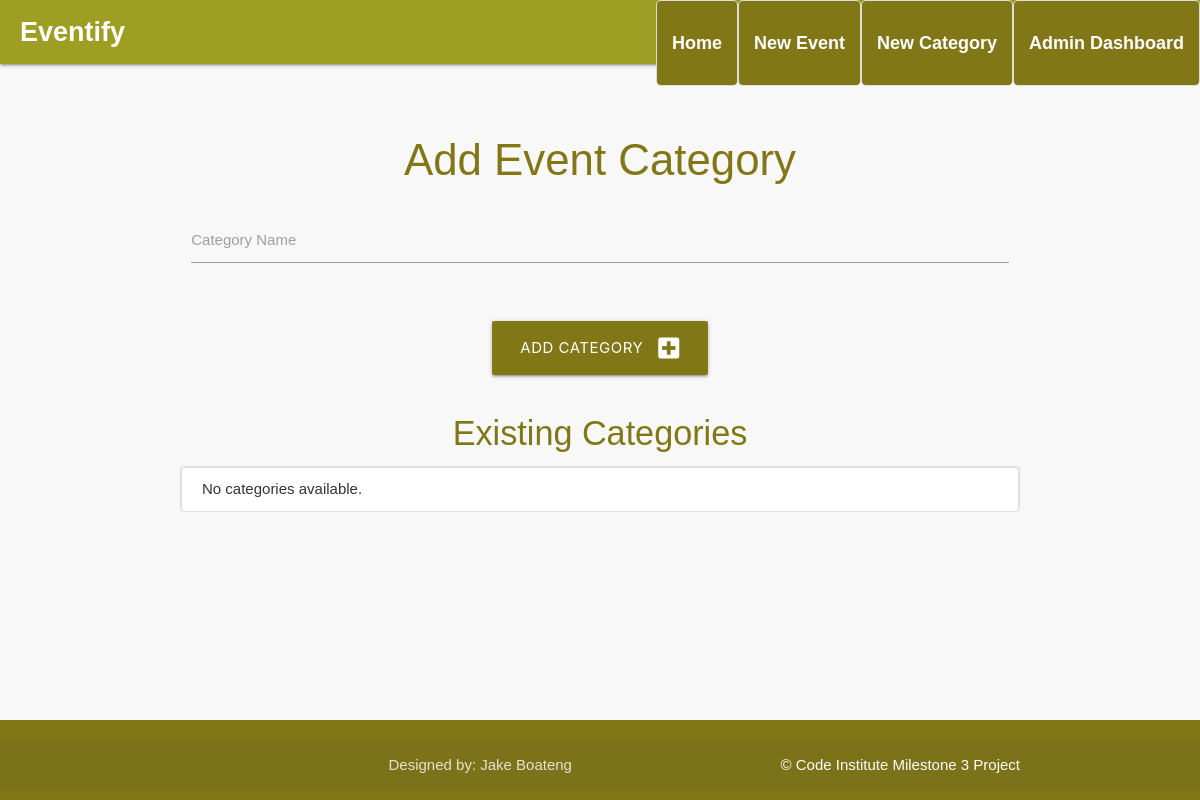
The app's page /add_category, older data.
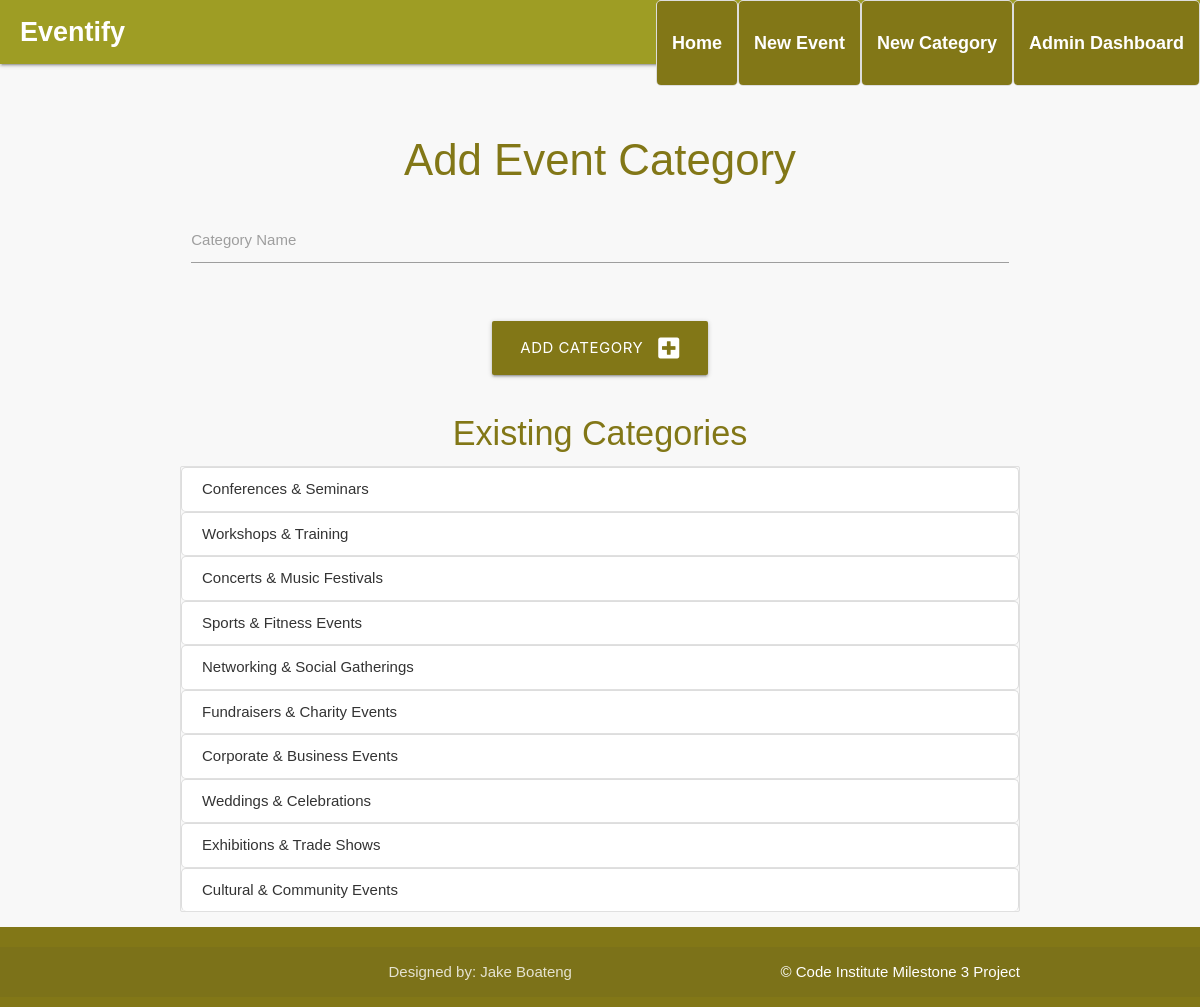
The same page, newer data.
### eventify/models.py (models this page shows)
class Category(db.Model):
    id = db.Column(db.Integer, primary_key=True)
    name = db.Column(db.String(50), unique=True, nullable=False)
    events = db.relationship('Event', backref='category', lazy=True)

### eventify/routes.py (the view, shortened to what this page needs)
@app.route("/add_category", methods=["GET", "POST"])
def add_category():
    categories = Category.query.all()  # Fetch all categories to display
    return render_template("add_category.html", categories=categories)

### eventify/__init__.py (called while the page is built)
@app.context_processor
def inject_user():
    return dict(user=current_user)

### eventify/templates/add_category.html (shortened to what this page needs)
{% extends "base.html" %}
{% block content %}
    <h3 class="center-align lime-text text-darken-4">Add Event Category</h3>
    <form method="POST" action="{{ url_for('add_category') }}" class="row">
        <div class="input-field col s12">
            <input type="text" name="name" id="name" required>
            <label for="name">Category Name</label>
        </div>
        <div class="row">
            <div class="col s12 center-align">
                <button type="submit" class="btn-large lime darken-4">
                    Add Category <i class="fas fa-plus-square right"></i>
                </button>
            </div>
        </div>
    </form>
    <h4 class="center-align lime-text text-darken-4">Existing Categories</h4>
    <ul class="collection">
        {% for category in categories %}
            <li class="collection-item">
                {{ category.name }}
            </li>
        {% else %}
            <li class="collection-item">No categories available.</li>
        {% endfor %}
    </ul>
{% endblock %}

Row changes from the older to the newer data that the page shows:
added Category: name "Conferences & Seminars"
added Category: name "Workshops & Training"
added Category: name "Concerts & Music Festivals"
added Category: name "Sports & Fitness Events"
added Category: name "Networking & Social Gatherings"
added Category: name "Fundraisers & Charity Events"
added Category: name "Corporate & Business Events"
added Category: name "Weddings & Celebrations"
added Category: name "Exhibitions & Trade Shows"
added Category: name "Cultural & Community Events"
Text that changed along with them:
text no longer shown: "No categories available."
